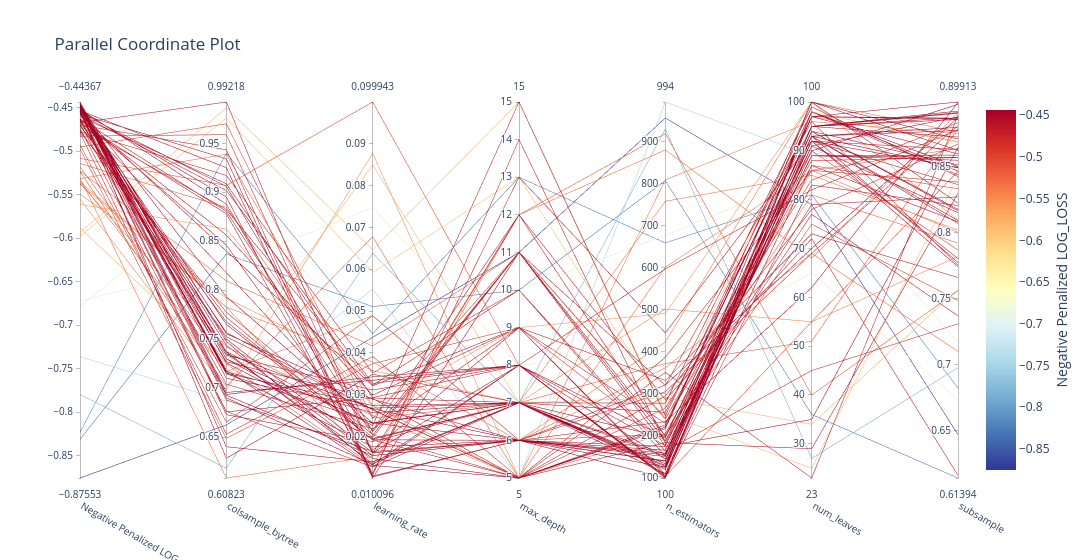

Notebook code cell kept with this figure:
### Markdown cell above
#### 4.3.2 Log Loss as Tune Metric

### Code cell
best_lgb_log_loss = MLPipeline.tune(X_train_full, y_train_full, 
                          algorithm=lgb.LGBMClassifier, 
                          tune_metric='log_loss',
                          preprocessor=PreProcessor(
                              target_encode_cols=encoding_recommendations["target_encode_cols"],
                          ),
                          param_ranges=lgb_param_ranges,  
                          beta=1,
                          max_evals=100,
                          early_stopping=20,  
                          verbose=-1,
                          cv=3,
                          cv_variance_penalty=0.3,
                          show_progress_bar=False,  # Avoid optional notebook widgets
                          log_best_model=False)
